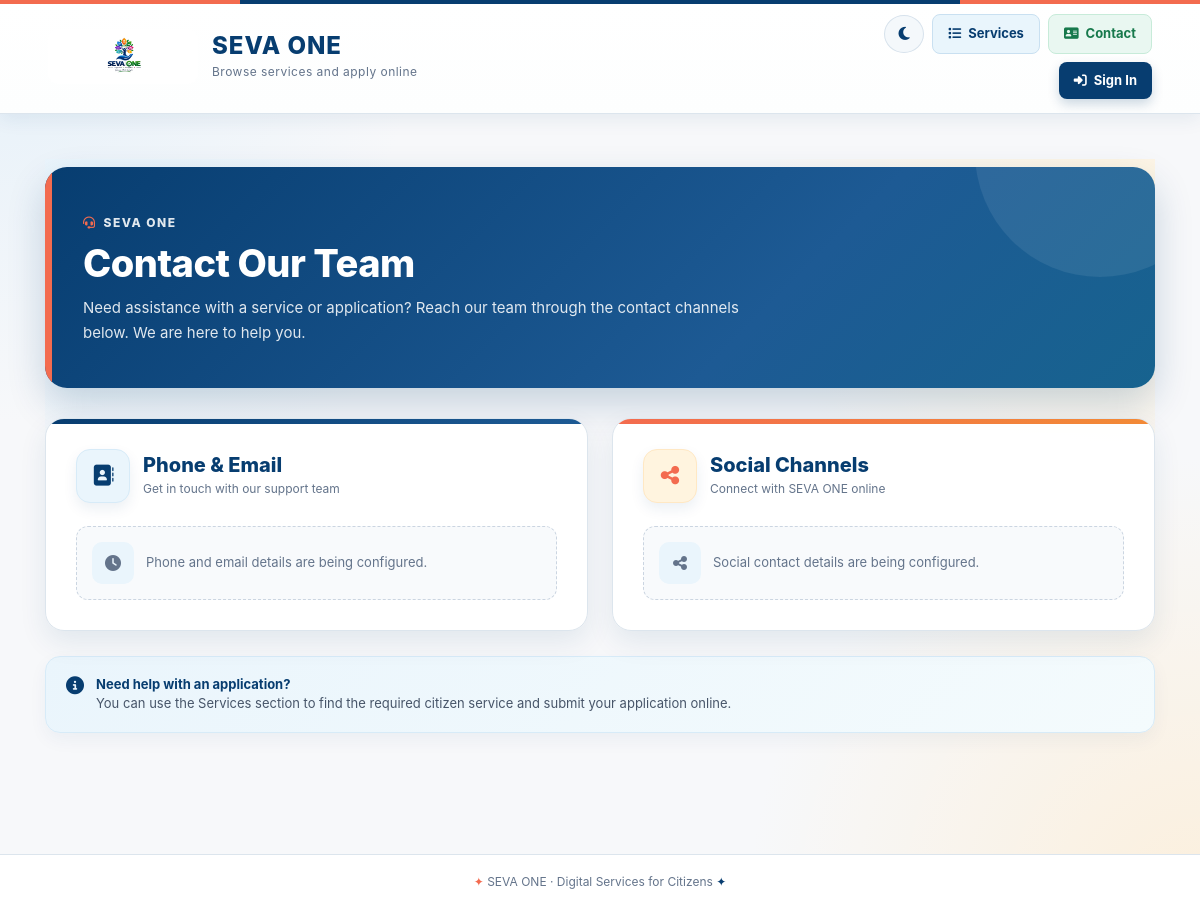
Page /contact/ on the earlier database version.
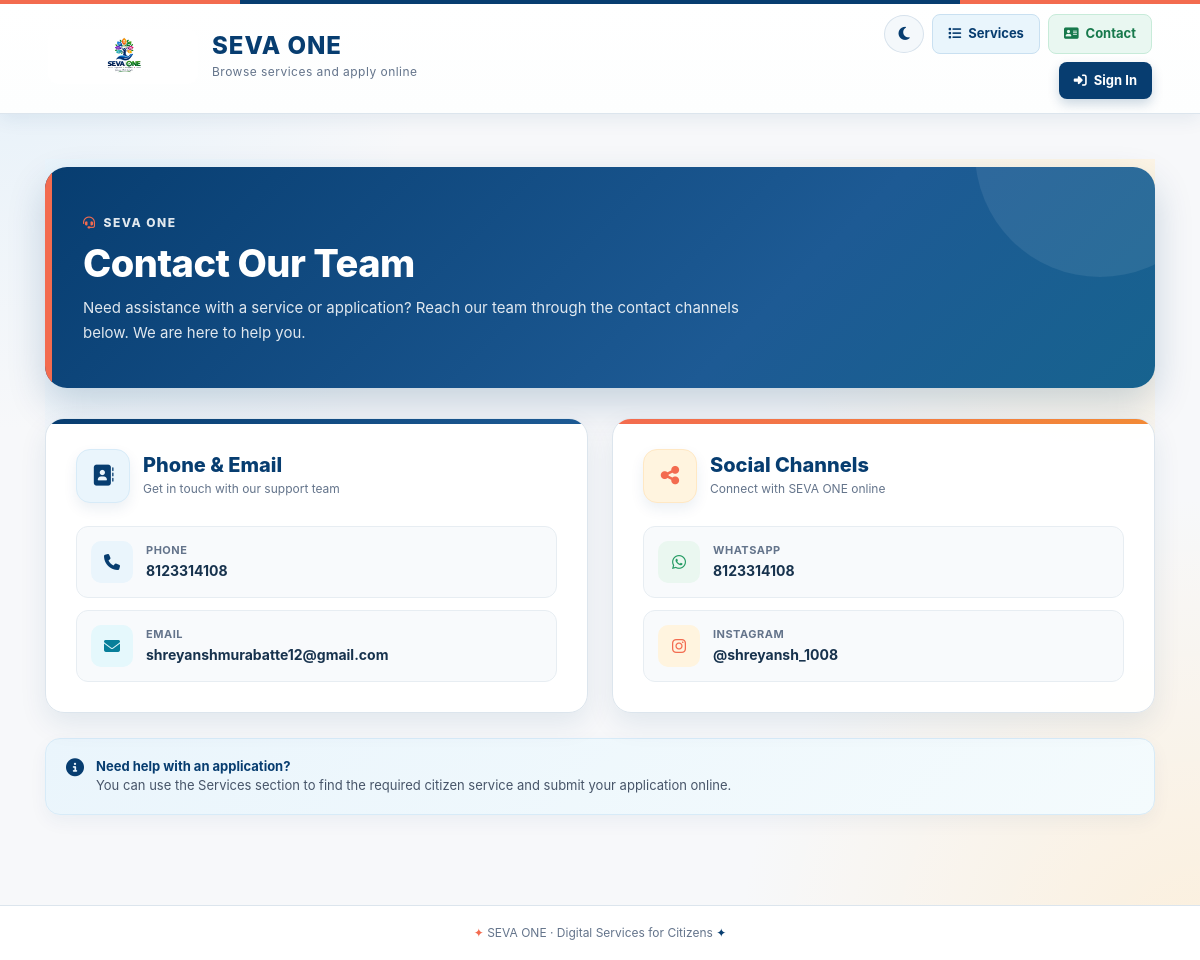
Same page on the later database version.
### med/models.py (models this page shows, shortened)
class PortalContactDetails(models.Model):
    phone_number = models.CharField(max_length=30, blank=True)
    email = models.EmailField(blank=True)
    whatsapp_number = models.CharField(max_length=30, blank=True)
    instagram_id = models.CharField(max_length=100, blank=True)
    updated_at = models.DateTimeField(auto_now=True)
    @property
    def whatsapp_url(self):
        digits = "".join(character for character in self.whatsapp_number if character.isdigit())
        return f"https://wa.me/{digits}" if digits else ""
    @property
    def instagram_url(self):
        handle = self.instagram_id.strip().lstrip("@")
        return f"https://www.instagram.com/{handle}/" if handle else ""

### med/views.py (the view)
# urls.py: path('contact/', views.contact, name='contact'),
def contact(request):
    contact_details = PortalContactDetails.objects.filter(pk=1).first()
    return render(request, "contact.html", {"contact_details": contact_details})

### med/templates/contact.html (shortened to what the changed rows need)
{% extends 'base.html' %}
{% block content %}
<div class="contact-page">
    <section class="contact-hero">
        <div class="contact-hero-content">
            <h1 class="hero-title">
                Contact Our Team
            </h1>
        </div>
    </section>
    <div class="row g-4">
        <div class="col-md-6">
            <section class="contact-card phone-card">
                <div class="contact-card-body">
                    <div class="contact-card-heading">
                        <div>
                            <h2 class="contact-card-title">
                                Phone & Email
                            </h2>
                        </div>
                    </div>
                    {% if contact_details and contact_details.phone_number %}
                    <a
                        href="tel:{{ contact_details.phone_number }}"
                        class="contact-item">
                        <div class="contact-item-icon phone-item-icon">
                            <i class="fa-solid fa-phone"></i>
                        </div>
                        <div class="contact-item-content">
                            <div class="contact-item-label">
                                Phone
                            </div>
                            <div class="contact-item-value">
                                {{ contact_details.phone_number }}
                            </div>
                        </div>
                    </a>
                    {% endif %}
                    {% if contact_details and contact_details.email %}
                    <a
                        href="mailto:{{ contact_details.email }}"
                        class="contact-item">
                        <div class="contact-item-icon email-item-icon">
                            <i class="fa-solid fa-envelope"></i>
                        </div>
                        <div class="contact-item-content">
                            <div class="contact-item-label">
                                Email
                            </div>
                            <div class="contact-item-value">
                                {{ contact_details.email }}
                            </div>
                        </div>
                    </a>
                    {% endif %}
                    {% if not contact_details or not contact_details.phone_number and not contact_details.email %}
                    <div class="empty-contact">
                        <div class="empty-contact-icon">
                            <i class="fa-solid fa-clock"></i>
                        </div>
                        <p class="empty-contact-text">
                            Phone and email details are being configured.
                        </p>
                    </div>
                    {% endif %}
                </div>
            </section>
        </div>
        <div class="col-md-6">
            <section class="contact-card social-card">
                <div class="contact-card-body">
                    <div class="contact-card-heading">
                        <div>
                            <h2 class="contact-card-title">
                                Social Channels
                            </h2>
                        </div>
                    </div>
                    {% if contact_details and contact_details.whatsapp_number %}
                    <a
                        href="{{ contact_details.whatsapp_url }}"
                        target="_blank"
                        rel="noopener noreferrer"
                        class="contact-item">
                        <div class="contact-item-icon whatsapp-item-icon">
                            <i class="fa-brands fa-whatsapp"></i>
                        </div>
                        <div class="contact-item-content">
                            <div class="contact-item-label">
                                WhatsApp
                            </div>
                            <div class="contact-item-value">
                                {{ contact_details.whatsapp_number }}
                            </div>
                        </div>
                    </a>
                    {% endif %}
                    {% if contact_details and contact_details.instagram_id %}
                    <a
                        href="{{ contact_details.instagram_url }}"
                        target="_blank"
                        rel="noopener noreferrer"
                        class="contact-item">
                        <div class="contact-item-icon instagram-item-icon">
                            <i class="fa-brands fa-instagram"></i>
                        </div>
                        <div class="contact-item-content">
                            <div class="contact-item-label">
                                Instagram
                            </div>
                            <div class="contact-item-value">
                                {{ contact_details.instagram_id }}
                            </div>
                        </div>
                    </a>
                    {% endif %}
                    {% if not contact_details or not contact_details.whatsapp_number and not contact_details.instagram_id %}
                    <div class="empty-contact">
                        <div class="empty-contact-icon">
                            <i class="fa-solid fa-share-nodes"></i>
                        </div>
                        <p class="empty-contact-text">
                            Social contact details are being configured.
                        </p>
                    </div>
                    {% endif %}
                </div>
            </section>
        </div>
    </div>
</div>
{% endblock %}

Differences in the rows shown:
added PortalContactDetails: phone_number "8123314108", email "shreyanshmurabatte12@gmail.com", whatsapp_number "8123314108", instagram_id "@shreyansh_1008"
Other differences:
text no longer shown: "Phone and email details are being configured. Social contact details are being configured."
text now shown: "PHONE EMAIL WHATSAPP INSTAGRAM"
